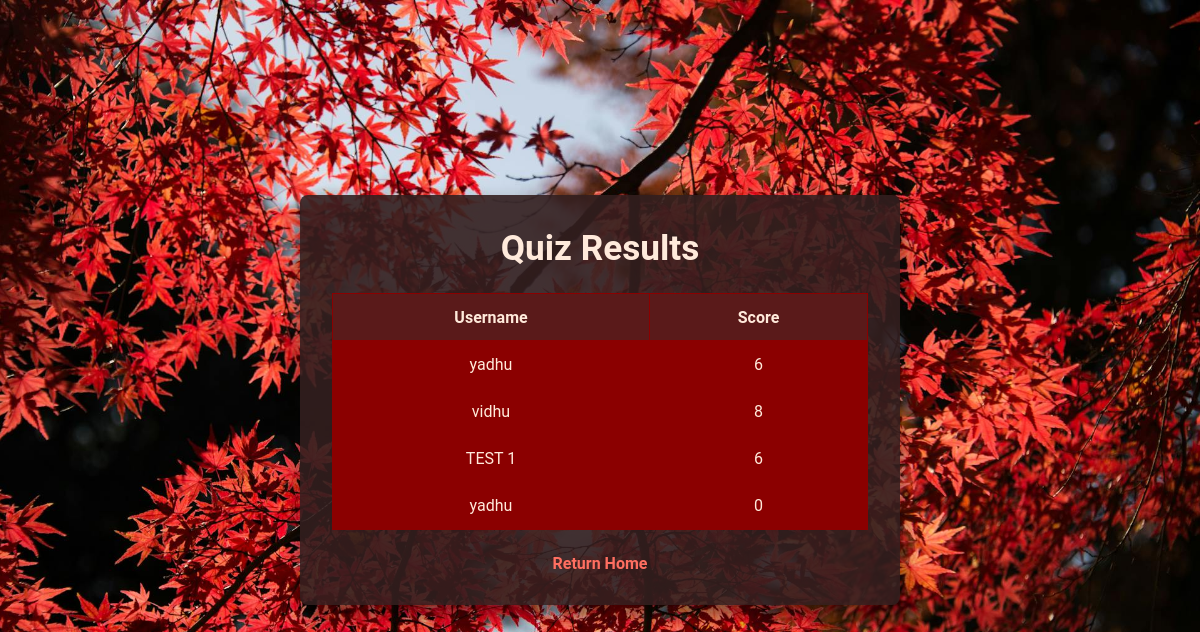
The app's page /results, older data.
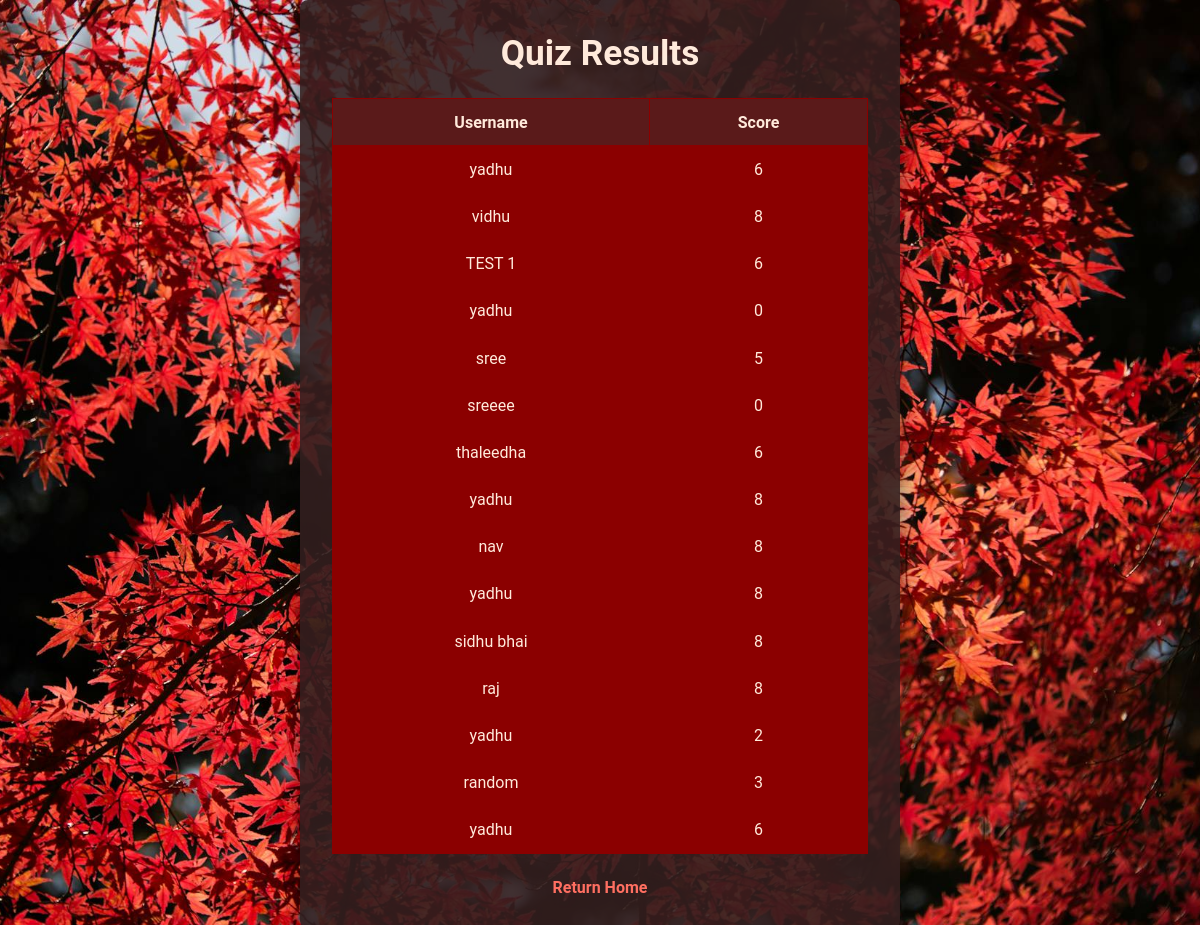
The same page, newer data.
### tables this page shows
CREATE TABLE results (
            id INTEGER PRIMARY KEY AUTOINCREMENT,
            username TEXT NOT NULL,
            score INTEGER
        );

### app.py (the view)
@app.route('/results')
def results():
    conn = get_db_connection()
    cursor = conn.cursor()
    cursor.execute("SELECT username, score FROM results")
    results = cursor.fetchall()
    conn.close()
    return render_template('results.html', results=results)

### app.py (called while the page is built)
def get_db_connection():
    conn = sqlite3.connect('instance/db.sqlite', timeout=5)
    conn.row_factory = sqlite3.Row
    return conn

### templates/results.html (shortened to what this page needs)
<!DOCTYPE html>
<html lang="en">
<head>
    <link rel="stylesheet" href="{{ url_for('static', filename='style.css') }}">
</head>
<body>
    <div class="container">
        <h1>Quiz Results</h1>
        <table>
            <thead>
                <tr>
                    <th>Username</th>
                    <th>Score</th>
                </tr>
            </thead>
            <tbody>
                {% for result in results %}
                    <tr>
                        <td>{{ result.username }}</td>
                        <td>{{ result.score }}</td>
                    </tr>
                {% endfor %}
            </tbody>
        </table>
        <a href="/">Return Home</a>
    </div>
</body>
</html>

### static/style.css (style rules this page uses)
* { box-sizing: border-box; margin: 0; padding: 0; font-family: 'Roboto', sans-serif; }
body { background-color: #1a1a1a; color: #f7fafc; display: flex; align-items: center; justify-content: center; min-height: 100vh; font-size: 16px; margin: 0; background-image: url('bgimage.jpg'); background-size: cover; background-position: center; }
.container { background-color: rgba(50, 30, 30, 0.9); padding: 2rem; border-radius: 8px; width: 100%; max-width: 600px; text-align: center; box-shadow: 0 10px 20px rgba(0, 0, 0, 0.5); }
h1 { color: #ffeadb; font-size: 2.2rem; margin-bottom: 1.5rem; font-weight: bold; }
table { width: 100%; border-collapse: collapse; margin-top: 1.2rem; }
table th, table td { padding: 0.85rem; text-align: center; border: 1px solid #8b0000; }
table th { background-color: #5a1a1a; font-weight: bold; color: #ffeadb; }
table td { background-color: #8b0000; color: #ffeadb; }
a { display: inline-block; margin-top: 1.5rem; color: #ff6f61; text-decoration: none; font-weight: bold; transition: color 0.3s ease; }

Row changes from the older to the newer data that the page shows:
added results: username "sree", score "5"
added results: username "sreeee", score "0"
added results: username "thaleedha", score "6"
added results: username "yadhu", score "8"
added results: username "nav", score "8"
added results: username "yadhu", score "8"
added results: username "sidhu bhai", score "8"
added results: username "raj", score "8"
added results: username "yadhu", score "2"
added results: username "random", score "3"
added results: username "yadhu", score "6"
